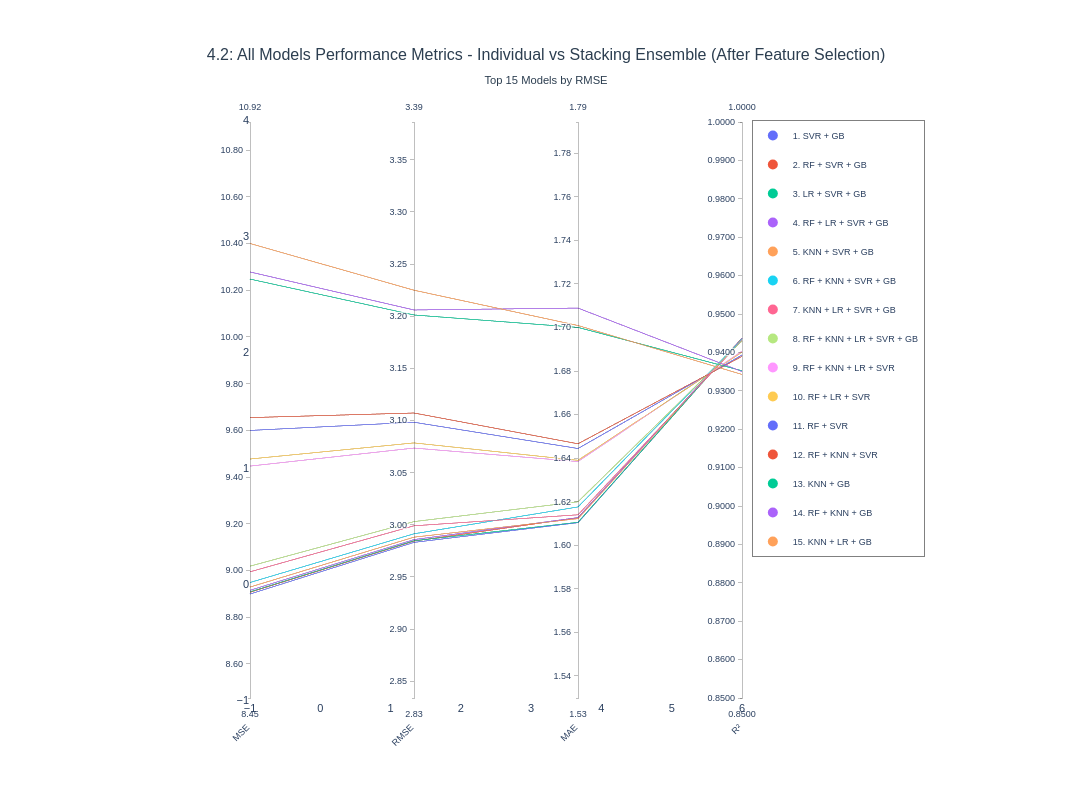

The notebook cell this image was saved under:
### Code cell
fig_all_models_42 = plot_parallel_coordinates_all_models(
    results_df=results_df_retrain,
    y_test=y_test_retrain,
    rf_pred=rf_pred_retrain,
    gb_pred=gb_pred_retrain,
    lr_pred=lr_pred_retrain,
    knn_pred=knn_pred_retrain,
    svr_pred=svr_pred_retrain,
    title="4.2: All Models Performance Metrics - Individual vs Stacking Ensemble (After Feature Selection)"
)

fig_all_models_42.show()

### Figure 1 — Plotly figure (JSON) as saved in the notebook; plotly's stock layout.template omitted (floating-point values rounded to 4 significant figures)
{"data": [{"dimensions": [{"label": "MSE", "range": [8.454, 10.92], "tickformat": ".2f", "values": [8.899, 8.907, 8.909, 8.915, 8.929, 8.949, 8.995, 9.019, 9.447, 9.477, 9.6, 9.655, 10.25, 10.28, 10.4]}, {"label": "RMSE", "range": [2.834, 3.386], "tickformat": ".2f", "values": [2.983, 2.984, 2.985, 2.986, 2.988, 2.991, 2.999, 3.003, 3.074, 3.079, 3.098, 3.107, 3.201, 3.206, 3.225]}, {"label": "MAE", "range": [1.53, 1.794], "tickformat": ".2f", "values": [1.61, 1.613, 1.611, 1.613, 1.612, 1.618, 1.614, 1.62, 1.638, 1.639, 1.644, 1.647, 1.7, 1.709, 1.701]}, {"label": "R²", "range": [0.85, 1], "tickformat": ".4f", "values": [0.9437, 0.9437, 0.9437, 0.9436, 0.9436, 0.9434, 0.9431, 0.943, 0.9403, 0.9401, 0.9393, 0.939, 0.9352, 0.935, 0.9343]}], "labelangle": -45, "labelside": "bottom", "line": {"color": [0, 1, 2, 3, 4, 5, 6, 7, 8, 9, 10, 11, 12, 13, 14], "colorscale": [[0, "#636EFA"], [0.07143, "#EF553B"], [0.1429, "#00CC96"], [0.2143, "#AB63FA"], [0.2857, "#FFA15A"], [0.3571, "#19D3F3"], [0.4286, "#FF6692"], [0.5, "#B6E880"], [0.5714, "#FF97FF"], [0.6429, "#FECB52"], [0.7143, "#636EFA"], [0.7857, "#EF553B"], [0.8571, "#00CC96"], [0.9286, "#AB63FA"], [1, "#FFA15A"]], "showscale": false}, "type": "parcoords"}, {"hovertemplate": "<b>SVR + GB</b><br>Num Models: 2<br>MSE: 8.8993<br>RMSE: 2.9832<br>MAE: 1.6104<br>R²: 0.9437<br><extra></extra>", "legendgroup": "SVR + GB", "marker": {"color": "#636EFA", "size": 10}, "mode": "markers", "name": "1. SVR + GB", "showlegend": true, "type": "scatter", "x": [null], "y": [null]}, {"hovertemplate": "<b>RF + SVR + GB</b><br>Num Models: 3<br>MSE: 8.9069<br>RMSE: 2.9844<br>MAE: 1.6126<br>R²: 0.9437<br><extra></extra>", "legendgroup": "RF + SVR + GB", "marker": {"color": "#EF553B", "size": 10}, "mode": "markers", "name": "2. RF + SVR + GB", "showlegend": true, "type": "scatter", "x": [null], "y": [null]}, {"hovertemplate": "<b>LR + SVR + GB</b><br>Num Models: 3<br>MSE: 8.9087<br>RMSE: 2.9847<br>MAE: 1.6105<br>R²: 0.9437<br><extra></extra>", "legendgroup": "LR + SVR + GB", "marker": {"color": "#00CC96", "size": 10}, "mode": "markers", "name": "3. LR + SVR + GB", "showlegend": true, "type": "scatter", "x": [null], "y": [null]}, {"hovertemplate": "<b>RF + LR + SVR + GB</b><br>Num Models: 4<br>MSE: 8.9154<br>RMSE: 2.9859<br>MAE: 1.6127<br>R²: 0.9436<br><extra></extra>", "legendgroup": "RF + LR + SVR + GB", "marker": {"color": "#AB63FA", "size": 10}, "mode": "markers", "name": "4. RF + LR + SVR + GB", "showlegend": true, "type": "scatter", "x": [null], "y": [null]}, {"hovertemplate": "<b>KNN + SVR + GB</b><br>Num Models: 3<br>MSE: 8.9292<br>RMSE: 2.9882<br>MAE: 1.6122<br>R²: 0.9436<br><extra></extra>", "legendgroup": "KNN + SVR + GB", "marker": {"color": "#FFA15A", "size": 10}, "mode": "markers", "name": "5. KNN + SVR + GB", "showlegend": true, "type": "scatter", "x": [null], "y": [null]}, {"hovertemplate": "<b>RF + KNN + SVR + GB</b><br>Num Models: 4<br>MSE: 8.9487<br>RMSE: 2.9914<br>MAE: 1.6176<br>R²: 0.9434<br><extra></extra>", "legendgroup": "RF + KNN + SVR + GB", "marker": {"color": "#19D3F3", "size": 10}, "mode": "markers", "name": "6. RF + KNN + SVR + GB", "showlegend": true, "type": "scatter", "x": [null], "y": [null]}, {"hovertemplate": "<b>KNN + LR + SVR + GB</b><br>Num Models: 4<br>MSE: 8.9945<br>RMSE: 2.9991<br>MAE: 1.6140<br>R²: 0.9431<br><extra></extra>", "legendgroup": "KNN + LR + SVR + GB", "marker": {"color": "#FF6692", "size": 10}, "mode": "markers", "name": "7. KNN + LR + SVR + GB", "showlegend": true, "type": "scatter", "x": [null], "y": [null]}, {"hovertemplate": "<b>RF + KNN + LR + SVR + GB</b><br>Num Models: 5<br>MSE: 9.0187<br>RMSE: 3.0031<br>MAE: 1.6200<br>R²: 0.9430<br><extra></extra>", "legendgroup": "RF + KNN + LR + SVR + GB", "marker": {"color": "#B6E880", "size": 10}, "mode": "markers", "name": "8. RF + KNN + LR + SVR + GB", "showlegend": true, "type": "scatter", "x": [null], "y": [null]}, {"hovertemplate": "<b>RF + KNN + LR + SVR</b><br>Num Models: 4<br>MSE: 9.4470<br>RMSE: 3.0736<br>MAE: 1.6384<br>R²: 0.9403<br><extra></extra>", "legendgroup": "RF + KNN + LR + SVR", "marker": {"color": "#FF97FF", "size": 10}, "mode": "markers", "name": "9. RF + KNN + LR + SVR", "showlegend": true, "type": "scatter", "x": [null], "y": [null]}, {"hovertemplate": "<b>RF + LR + SVR</b><br>Num Models: 3<br>MSE: 9.4774<br>RMSE: 3.0785<br>MAE: 1.6390<br>R²: 0.9401<br><extra></extra>", "legendgroup": "RF + LR + SVR", "marker": {"color": "#FECB52", "size": 10}, "mode": "markers", "name": "10. RF + LR + SVR", "showlegend": true, "type": "scatter", "x": [null], "y": [null]}, {"hovertemplate": "<b>RF + SVR</b><br>Num Models: 2<br>MSE: 9.5996<br>RMSE: 3.0983<br>MAE: 1.6444<br>R²: 0.9393<br><extra></extra>", "legendgroup": "RF + SVR", "marker": {"color": "#636EFA", "size": 10}, "mode": "markers", "name": "11. RF + SVR", "showlegend": true, "type": "scatter", "x": [null], "y": [null]}, {"hovertemplate": "<b>RF + KNN + SVR</b><br>Num Models: 3<br>MSE: 9.6546<br>RMSE: 3.1072<br>MAE: 1.6466<br>R²: 0.9390<br><extra></extra>", "legendgroup": "RF + KNN + SVR", "marker": {"color": "#EF553B", "size": 10}, "mode": "markers", "name": "12. RF + KNN + SVR", "showlegend": true, "type": "scatter", "x": [null], "y": [null]}, {"hovertemplate": "<b>KNN + GB</b><br>Num Models: 2<br>MSE: 10.2475<br>RMSE: 3.2012<br>MAE: 1.7000<br>R²: 0.9352<br><extra></extra>", "legendgroup": "KNN + GB", "marker": {"color": "#00CC96", "size": 10}, "mode": "markers", "name": "13. KNN + GB", "showlegend": true, "type": "scatter", "x": [null], "y": [null]}, {"hovertemplate": "<b>RF + KNN + GB</b><br>Num Models: 3<br>MSE: 10.2781<br>RMSE: 3.2059<br>MAE: 1.7089<br>R²: 0.9350<br><extra></extra>", "legendgroup": "RF + KNN + GB", "marker": {"color": "#AB63FA", "size": 10}, "mode": "markers", "name": "14. RF + KNN + GB", "showlegend": true, "type": "scatter", "x": [null], "y": [null]}, {"hovertemplate": "<b>KNN + LR + GB</b><br>Num Models: 3<br>MSE: 10.3999<br>RMSE: 3.2249<br>MAE: 1.7009<br>R²: 0.9343<br><extra></extra>", "legendgroup": "KNN + LR + GB", "marker": {"color": "#FFA15A", "size": 10}, "mode": "markers", "name": "15. KNN + LR + GB", "showlegend": true, "type": "scatter", "x": [null], "y": [null]}], "layout": {"font": {"family": "Arial, sans-serif", "size": 11}, "height": 800, "hovermode": "closest", "legend": {"bgcolor": "rgba(255, 255, 255, 0.95)", "bordercolor": "gray", "borderwidth": 1, "font": {"size": 9}, "orientation": "v", "x": 1.02, "xanchor": "left", "y": 1, "yanchor": "top"}, "margin": {"b": 100, "l": 250, "r": 350, "t": 120}, "paper_bgcolor": "white", "plot_bgcolor": "white", "showlegend": true, "title": {"font": {"color": "#2c3e50", "family": "Arial, sans-serif", "size": 16}, "text": "4.2: All Models Performance Metrics - Individual vs Stacking Ensemble (After Feature Selection)<br><sub>Top 15 Models by RMSE</sub>", "x": 0.5, "xanchor": "center"}, "width": 1400, "xaxis": {"showgrid": false}, "yaxis": {"showgrid": false}}}
